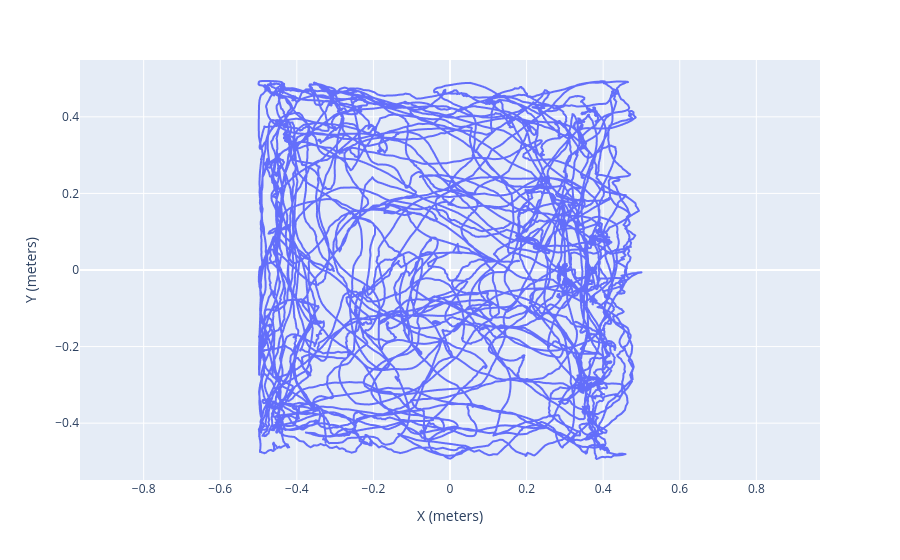

This figure's notebook cell:
### Code cell
# Showing the trace of position

import plotly.express as px

fig = px.line(
    x=spatial_series.data[:, 0] * spatial_series.conversion,
    y=spatial_series.data[:, 1] * spatial_series.conversion,
    labels=dict(x="X (meters)", y="Y (meters)"),
)
fig.update_layout(yaxis=dict(scaleanchor="x"))

fig.show()

### Figure 1 — Plotly figure (JSON) as saved in the notebook; plotly's stock layout.template omitted (floating-point values rounded to 4 significant figures; data arrays with more than 128 entries replaced by an {"elided": "..."} marker saying what was removed)
{"data": [{"hovertemplate": "X (meters)=%{x}<br>Y (meters)=%{y}<extra></extra>", "legendgroup": "", "line": {"color": "#636efa", "dash": "solid"}, "marker": {"symbol": "circle"}, "mode": "lines", "name": "", "showlegend": false, "type": "scattergl", "x": {"elided": "30000 float values"}, "xaxis": "x", "y": {"elided": "30000 float values"}, "yaxis": "y"}], "layout": {"autosize": true, "legend": {"tracegroupgap": 0}, "margin": {"t": 60}, "xaxis": {"anchor": "y", "autorange": true, "domain": [0, 1], "range": [-2.388, 2.388], "title": {"text": "X (meters)"}, "type": "linear"}, "yaxis": {"anchor": "x", "autorange": true, "domain": [0, 1], "range": [-0.5484, 0.5484], "scaleanchor": "x", "title": {"text": "Y (meters)"}, "type": "linear"}}}
